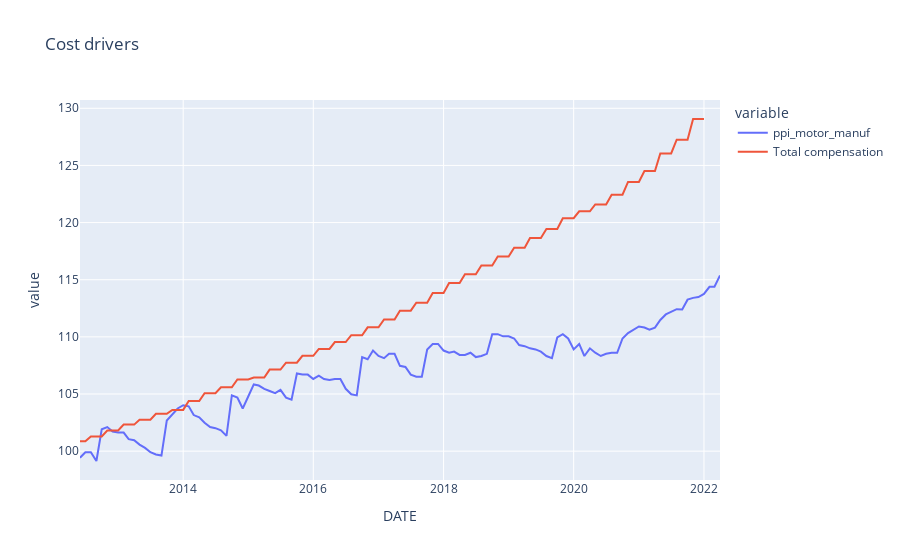

Notebook code for this chart:
### Code cell
# PPI motor manufacturers and compensation visualization
# PPI motor manufacturers appears to be affected by seasonality - costs plummet in july and reach an high in oct
### Hypothesis: Factory shutdown / near stop in the summer breaks drop costs, which increase once the factory reopens at full capacity

fig = px.line(all_components_df_adj, x= 'DATE', y= ['ppi_motor_manuf', 'Total compensation'], title=' Cost drivers' )
fig.show()
